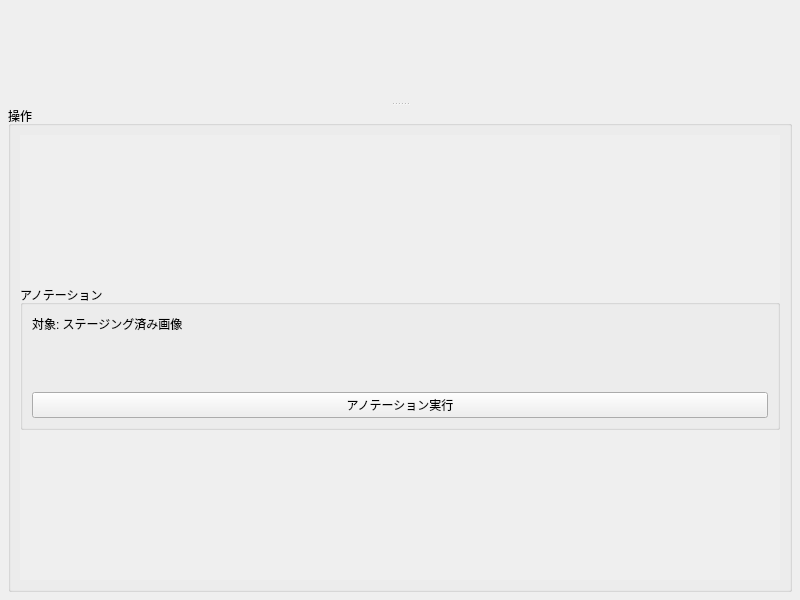
<?xml version="1.0" encoding="UTF-8"?>
<ui version="4.0">
 <class>AnnotateTab</class>
 <widget class="QWidget" name="AnnotateTab">
  <property name="geometry">
   <rect>
    <x>0</x>
    <y>0</y>
    <width>800</width>
    <height>600</height>
   </rect>
  </property>
  <layout class="QVBoxLayout" name="verticalLayout_batchTag">
   <property name="spacing">
    <number>8</number>
   </property>
   <property name="leftMargin">
    <number>8</number>
   </property>
   <property name="topMargin">
    <number>8</number>
   </property>
   <property name="rightMargin">
    <number>8</number>
   </property>
   <property name="bottomMargin">
    <number>8</number>
   </property>
   <item>
    <widget class="QSplitter" name="splitterBatchTagMain">
     <property name="orientation">
      <enum>Qt::Orientation::Vertical</enum>
     </property>
     <property name="childrenCollapsible">
      <bool>false</bool>
     </property>
     <widget class="QWidget" name="batchTagWidgetPlaceholder" native="true"/>
     <widget class="QGroupBox" name="groupBoxBatchOperations">
      <property name="title">
       <string>操作</string>
      </property>
      <layout class="QVBoxLayout" name="verticalLayout_operations">
      <item>
       <widget class="QScrollArea" name="scrollAreaBatchTagColumn">
        <property name="widgetResizable">
         <bool>true</bool>
        </property>
        <property name="frameShape">
         <enum>QFrame::Shape::NoFrame</enum>
        </property>
        <widget class="QWidget" name="batchTagColumnContents">
         <layout class="QVBoxLayout" name="verticalLayout_batchTagColumn">
          <property name="leftMargin">
           <number>0</number>
          </property>
          <property name="topMargin">
           <number>0</number>
          </property>
          <property name="rightMargin">
           <number>0</number>
          </property>
          <property name="bottomMargin">
           <number>0</number>
          </property>
          <item>
           <widget class="QWidget" name="batchTagInputPlaceholder" native="true"/>
          </item>
          <item>
           <widget class="QGroupBox" name="groupBoxAnnotation">
            <property name="title">
             <string>アノテーション</string>
            </property>
            <layout class="QVBoxLayout" name="verticalLayout_annotation">
             <item>
              <widget class="QLabel" name="labelAnnotationTarget">
               <property name="text">
                <string>対象: ステージング済み画像</string>
               </property>
              </widget>
             </item>
             <item>
              <widget class="QWidget" name="annotationFilterPlaceholder" native="true"/>
             </item>
             <item>
              <widget class="QWidget" name="modelSelectionPlaceholder" native="true"/>
             </item>
             <item>
              <widget class="QPushButton" name="btnAnnotationExecute">
               <property name="text">
                <string>アノテーション実行</string>
               </property>
              </widget>
             </item>
            </layout>
           </widget>
          </item>
          <item>
           <widget class="QWidget" name="annotationDisplayPlaceholder" native="true"/>
          </item>
         </layout>
        </widget>
       </widget>
      </item>
      </layout>
     </widget>
    </widget>
   </item>
  </layout>
 </widget>
 <resources/>
 <connections/>
</ui>
